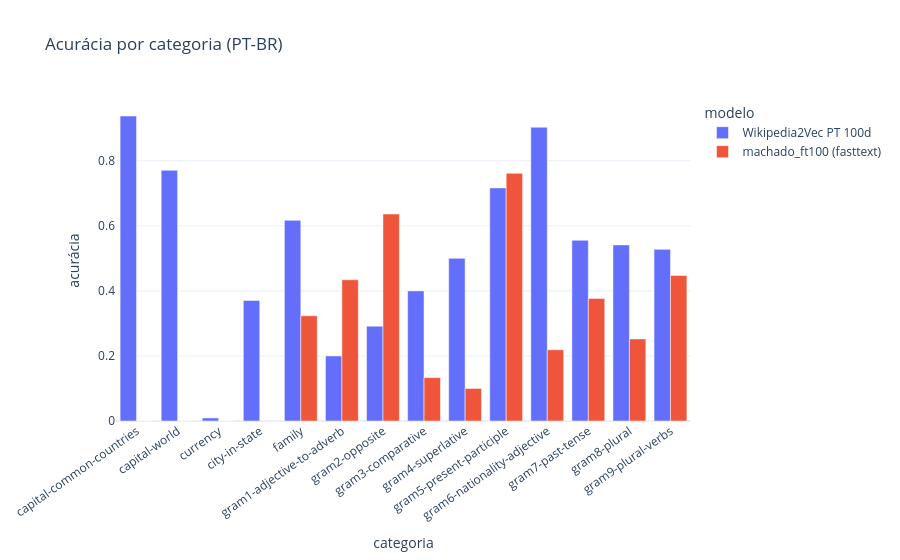

Notebook code for this chart:
### Markdown cell above
Dois efeitos saltam aos olhos:

* **Cobertura**: os modelos Machado cobrem ~20 % das questões (nada de capitais do mundo, moedas, estados americanos); o Wikipedia2Vec cobre muito mais. Comparar acurácias com coberturas diferentes é comparar provas diferentes.
* **PT-BR × PT-EU**: diferenças pequenas (o artigo também achou: Tabela 2 tem colunas quase idênticas), porque poucas questões envolvem palavras que mudam entre variantes.

### Code cell
# Por categoria, para o Wikipedia2Vec e o melhor modelo Machado
best_local = cmp_br[cmp_br.modelo != "Wikipedia2Vec PT 100d"].sort_values("total", ascending=False).iloc[0].modelo
import plotly.express as px
frames = []
for name in ["Wikipedia2Vec PT 100d", best_local]:
    r = evaluate_analogies(models[name], br, restrict=30000, max_per_category=None if not FAST else 300)
    frames.append(r[~r.categoria.str.startswith("TOTAL")].assign(modelo=name))
df = pd.concat(frames)
fig = px.bar(df, x="categoria", y="acurácia", color="modelo", barmode="group", template="plotly_white", title="Acurácia por categoria (PT-BR)", hover_data=["cobertas", "n"])
fig.update_layout(xaxis_tickangle=-35); fig.show()

### Figure 1 — Plotly figure (JSON) as saved in the notebook; plotly's stock layout.template omitted (floating-point values rounded to 4 significant figures)
{"data": [{"alignmentgroup": "True", "customdata": [[272, 506], [755, 4524], [106, 866], [855, 2467], [342, 462], [380, 930], [240, 756], [30, 30], [6, 600], [600, 1056], [1095, 1599], [702, 1560], [992, 1332], [506, 870]], "hovertemplate": "modelo=Wikipedia2Vec PT 100d<br>categoria=%{x}<br>acurácia=%{y}<br>cobertas=%{customdata[0]}<br>n=%{customdata[1]}<extra></extra>", "legendgroup": "Wikipedia2Vec PT 100d", "marker": {"color": "#636efa", "pattern": {"shape": ""}}, "name": "Wikipedia2Vec PT 100d", "offsetgroup": "Wikipedia2Vec PT 100d", "orientation": "v", "showlegend": true, "textposition": "auto", "type": "bar", "x": ["capital-common-countries", "capital-world", "currency", "city-in-state", "family", "gram1-adjective-to-adverb", "gram2-opposite", "gram3-comparative", "gram4-superlative", "gram5-present-participle", "gram6-nationality-adjective", "gram7-past-tense", "gram8-plural", "gram9-plural-verbs"], "xaxis": "x", "y": [0.9375, 0.7709, 0.009434, 0.3708, 0.617, 0.2, 0.2917, 0.4, 0.5, 0.7167, 0.9032, 0.5556, 0.5413, 0.5277], "yaxis": "y"}, {"alignmentgroup": "True", "customdata": [[42, 506], [71, 4524], [18, 866], [0, 2467], [306, 462], [380, 930], [110, 756], [30, 30], [20, 600], [650, 1056], [178, 1599], [812, 1560], [812, 1332], [342, 870]], "hovertemplate": "modelo=machado_ft100 (fasttext)<br>categoria=%{x}<br>acurácia=%{y}<br>cobertas=%{customdata[0]}<br>n=%{customdata[1]}<extra></extra>", "legendgroup": "machado_ft100 (fasttext)", "marker": {"color": "#EF553B", "pattern": {"shape": ""}}, "name": "machado_ft100 (fasttext)", "offsetgroup": "machado_ft100 (fasttext)", "orientation": "v", "showlegend": true, "textposition": "auto", "type": "bar", "x": ["capital-common-countries", "capital-world", "currency", "city-in-state", "family", "gram1-adjective-to-adverb", "gram2-opposite", "gram3-comparative", "gram4-superlative", "gram5-present-participle", "gram6-nationality-adjective", "gram7-past-tense", "gram8-plural", "gram9-plural-verbs"], "xaxis": "x", "y": [0.0, 0.0, 0.0, NaN, 0.3235, 0.4342, 0.6364, 0.1333, 0.1, 0.7615, 0.2191, 0.3768, 0.2525, 0.4474], "yaxis": "y"}], "layout": {"barmode": "group", "legend": {"title": {"text": "modelo"}, "tracegroupgap": 0}, "title": {"text": "Acurácia por categoria (PT-BR)"}, "xaxis": {"anchor": "y", "domain": [0.0, 1.0], "tickangle": -35, "title": {"text": "categoria"}}, "yaxis": {"anchor": "x", "domain": [0.0, 1.0], "title": {"text": "acurácia"}}}}
